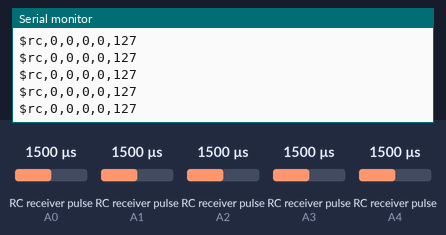
A sketch run on a simulated Arduino Mega 2560, built with avr-gcc and run on an emulated ATmega2560. Shown: the last lines printed to the serial monitor. Wiring (inferred from the names in the program): 5 × RC receiver channel: data A0 / data A1 / data A2 / data A3 / data A4. The test bench sets the inputs (shaded band); at power-on: RC receiver pulse (sensors on A0, A1, A2, A3, A4) 1500 µs.

Above: at 1.2 s.
1.3 s: RC receiver pulse (sensor on A0) set to 1020 µs
At 1.42 s:
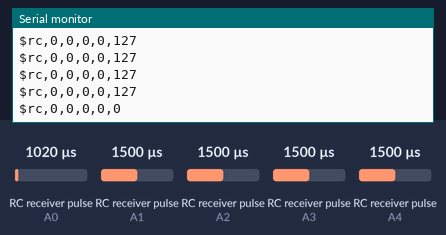
2.8 s: RC receiver pulse (sensor on A1) set to 1020 µs
At 2.83 s:
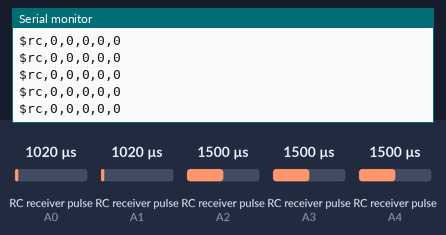
4.3 s: RC receiver pulse (sensor on A2) set to 1020 µs
At 4.34 s:
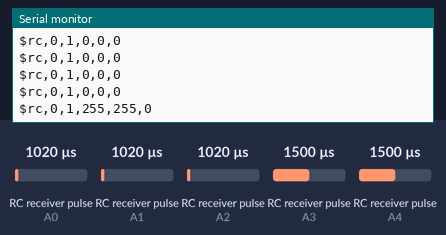
5.8 s: RC receiver pulse (sensor on A3) set to 1020 µs
At 5.85 s:
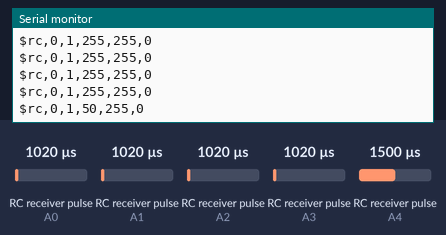
7.3 s: RC receiver pulse (sensor on A2) set to 1500 µs
At 7.37 s:
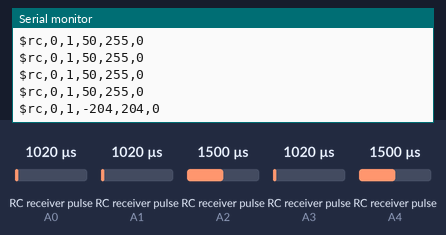
10.3 s: RC receiver pulse (sensor on A4) set to 1020 µs
At 10.39 s:
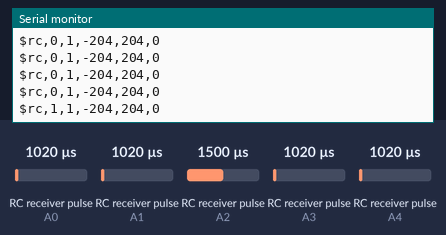
Timing chart, 0 to 12.8 s (numbered marks = the images above; inputs shaded):
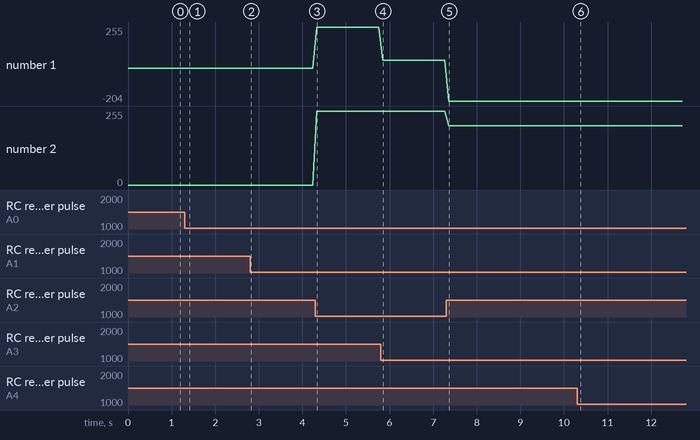

The sketch:

cornhole_base_Controller.ino
```cpp
//Mega ADK

// Libraries -----------------------------
#include <EnableInterrupt.h>    //rc intterupts on analog pins

//Remote --------------------------------
#define RC_NUM_CHANNELS  5
int lastsig = 0;

#define RC_CH1  0
#define RC_CH2  1
#define RC_CH3  2
#define RC_CH4  3
#define RC_CH5  4

#define RC_CH1_INPUT  A0
#define RC_CH2_INPUT  A1
#define RC_CH3_INPUT  A2
#define RC_CH4_INPUT  A3
#define RC_CH5_INPUT  A4

uint16_t rc_values[RC_NUM_CHANNELS];
uint32_t rc_start[RC_NUM_CHANNELS];
volatile uint16_t rc_shared[RC_NUM_CHANNELS];

const byte numChars = 32;
char tempChars[numChars];

int armpwm = 0;
int onoff = 0;
int launch = 0;

//rc interrupts -------------------------
void rc_read_values() {
  noInterrupts();
  //need to fill all with zero if less lastsig < 0
  memcpy(rc_values, (const void *)rc_shared, sizeof(rc_shared));
  interrupts();
}

void calc_input(uint8_t channel, uint8_t input_pin) {
  if (digitalRead(input_pin) == HIGH) {
    rc_start[channel] = micros();
  } else {
    uint16_t rc_compare = (uint16_t)(micros() - rc_start[channel]);
    rc_shared[channel] = rc_compare;
  }
}

void calc_ch1() { calc_input(RC_CH1, RC_CH1_INPUT);lastsig = 25; }
void calc_ch2() { calc_input(RC_CH2, RC_CH2_INPUT);lastsig = 25; }
void calc_ch3() { calc_input(RC_CH3, RC_CH3_INPUT);lastsig = 25; }
void calc_ch4() { calc_input(RC_CH4, RC_CH4_INPUT);lastsig = 25; }
void calc_ch5() { calc_input(RC_CH5, RC_CH5_INPUT);lastsig = 25; }


//=================================================================================================================
void setup(){
  rc_read_values();

  Serial.begin(9600);

  // enabling rc interrupts -------------------------------------------------------
  pinMode(RC_CH1_INPUT, INPUT);
  pinMode(RC_CH2_INPUT, INPUT);
  pinMode(RC_CH3_INPUT, INPUT);
  pinMode(RC_CH4_INPUT, INPUT);
  pinMode(RC_CH5_INPUT, INPUT);

  enableInterrupt(RC_CH1_INPUT, calc_ch1, CHANGE);
  enableInterrupt(RC_CH2_INPUT, calc_ch2, CHANGE);
  enableInterrupt(RC_CH3_INPUT, calc_ch3, CHANGE);
  enableInterrupt(RC_CH4_INPUT, calc_ch4, CHANGE);
  enableInterrupt(RC_CH5_INPUT, calc_ch5, CHANGE);

  sei(); // Enable all interrupts
//=============================== End Setup ======================================================================================
 }

 void loop() {
  rc_read_values();
  /*Serial.write(mystr,5);
  if(Serial.available()>0){
    incomingByte = Serial.read();
    Serial.print("I recieved: ");
    Serial.print(incomingByte, DEC);
  }*/

  ArmMotor();
  drives();

  lastsig --;
  }


void ArmMotor(){
  //failsafe
    if(lastsig<0){
      armpwm = 0;
      launch = 0;
      onoff = 0;
      return;
    }

  int armval = rc_values[RC_CH1];
  int launchval = rc_values[RC_CH2];
  int onoffval = rc_values[RC_CH5];
  //take commands from remote
  if(onoffval<1300)
    onoff = 1;
  else
    onoff = 0;

  //launch controll
  if(launchval<1300){
     launch = 1;
  }
  else
    launch = 0;

  //arm motor value
  if(armval<1100){
     armval = 1100;
  }
  if(armval>1900){
     armval = 1900;
  }

  float pwmval = (armval-1100)/800.00;
  armpwm = pwmval*255;

  //Serial.print("channel 1: ");
  //Serial.print(pwmval);
  //Serial.print("\n");
  /*if(armpwm>1500 && lastsig>0){
      digitalWrite(12,HIGH);
      analogWrite(13,60); //signal
  }
  else{
      digitalWrite(12,HIGH);
      analogWrite(13,0); //signal
  }*/
}
void serialcall(int m1,int pwm1,int m2,int pwm2)
{
  String start = "$rc,";
  String cma = ",";
  //String lend = "#";
  String value = start + onoff + cma + launch + cma + m1 + cma + m2 + cma + armpwm + '\n';
  strcpy(tempChars, value.c_str());
    Serial.write(tempChars);
    delay(100);
  //Serial.print(tempChars);
}


void forward1(int one) //left
{
      //sideone
      digitalWrite(10,HIGH);
      analogWrite(11,one); //signal
}
void forward2(int two) //right
{
      //sidetwo
      digitalWrite(8,HIGH);
      analogWrite(9,two); //signal
}
void reverse1(int one) //left
{
      //sideone
      digitalWrite(10,LOW);
      analogWrite(11,one); //signal
}
void reverse2(int two) //right
{
      //sidetwo
      digitalWrite(8,LOW);
      analogWrite(9,two); //signal
}
//drive setup
void drives(){
    //tank drive shit
      //failsafe
    if(lastsig<0){
      serialcall(0,0,0,0);
      //forward1(0);
      //forward2(0);
      return;
    }

    int xinput = rc_values[RC_CH4];
    int yinput = rc_values[RC_CH3];

    if(rc_values[RC_CH3]<900){
      yinput = 1500;
    }
    if(rc_values[RC_CH4]<900){
      xinput = 1500;
    }

    if(rc_values[RC_CH4]<1525 && rc_values[RC_CH4]>1475){
      xinput = 1500;
    }
    if(rc_values[RC_CH3]<1525 && rc_values[RC_CH3]>1475){
      yinput = 1500;
    }

    if(xinput<1100){
      xinput = 1100;
    }
    if(xinput>1900){
      xinput = 1900;
    }

    if(yinput<1100){
      yinput = 1100;
    }
    if(yinput>1900){
      yinput = 1900;
    }

    float xvalue = xinput-1500;
    float yvalue = yinput-1500;
    float throttle = sqrt(abs(xvalue*xvalue) + abs(yvalue*yvalue));
    float percent = abs(xvalue/500);

  //end of tank drive shit
    //Serial.print("throttle: ");Serial.print(throttle);Serial.print(" \t");
    //Serial.print("xvalue: ");Serial.print(rc_values[RC_CH4]);Serial.print(" \t");
    //Serial.print("yvalue: ");Serial.print(yvalue);Serial.print(" \t");

  if(throttle < 10)
  {
    //Serial.print("zeroded: \t");

    serialcall(0,0,0,0);
    //forward1(0);
    //forward2(0);
    return;
  }
  else
  {
    float newthrottle = (throttle/400)*255;
    if(newthrottle> 255){
      newthrottle = 255;
    }
    //Serial.print("none:"); Serial.print(newthrottle); Serial.print("\t");

    if(percent < .06)
    {
      //Serial.print("none:"); Serial.print(newvalue); Serial.print("\t");
      if(rc_values[RC_CH3]>1500){
        serialcall(newthrottle*-1,0,newthrottle*-1,0);
        //reverse1(newthrottle);
        //reverse2(newthrottle);
      }
      else{
        serialcall(newthrottle,1,newthrottle,1);
        //forward1(newthrottle);
        //forward2(newthrottle);
      }

      return;
    }
    //side to side only
    else if(rc_values[RC_CH3]<1550 && rc_values[RC_CH3]>1450)
    {
      if(rc_values[RC_CH4]<1500)
      {
        serialcall(-percent*255,0,percent*255,1);
        //reverse1(255);
        //forward2(255);
        return;
      }
      else
      {
        //checkreverse(1500+throttle,1);
        serialcall(percent*255,1,-percent*255,0);
        //reverse2(255);
        //forward1(255);
        //checkreverse(1500-throttle,2);
        return;
      }
    }


    //left
    else if(rc_values[RC_CH4]<1450)
    {
      percent = 1-percent;

      if(rc_values[RC_CH3]>1500){
        serialcall(newthrottle*percent*-1,0,newthrottle*-1,0); //might be zero actually?
        //reverse1(newthrottle*percent);
        //reverse2(newthrottle);
      }
      else{
        serialcall(newthrottle*percent,1,newthrottle,1);
        //forward1(newthrottle*percent);
        //forward2(newthrottle);
      }

      return;
    }

    //right
    else if(rc_values[RC_CH4]>1550)
    {
      percent = 1-percent;

      if(rc_values[RC_CH3]>1500){
        serialcall(newthrottle*-1,0,newthrottle*percent*-1,0);
        //reverse1(newthrottle);
        //reverse2(newthrottle*percent);
      }
      else{
        serialcall(newthrottle,0,newthrottle*percent,0);
        //forward1(newthrottle);
        //forward2(newthrottle*percent);
      }

      return;
    }
    //done
  }
}
```

Measured:
- after the input at 1.3 s, the serial monitor: prints a new line after 0.11 s (image 1)
- after the input at 4.3 s, the serial monitor: prints a new line at once (image 3)
- after the input at 5.8 s, the serial monitor: prints a new line after 0.05 s (image 4)
- after the input at 7.3 s, the serial monitor: prints a new line after 0.06 s (image 5)
- after the input at 10.3 s, the serial monitor: prints a new line after 0.09 s (image 6)
- plotted number 1: 0 → 255 after the input at 4.3 s, 255 → 50 after the input at 5.8 s, 50 → -204 after the input at 7.3 s
- plotted number 2: 0 → 255 after the input at 4.3 s, 255 → 204 after the input at 7.3 s
